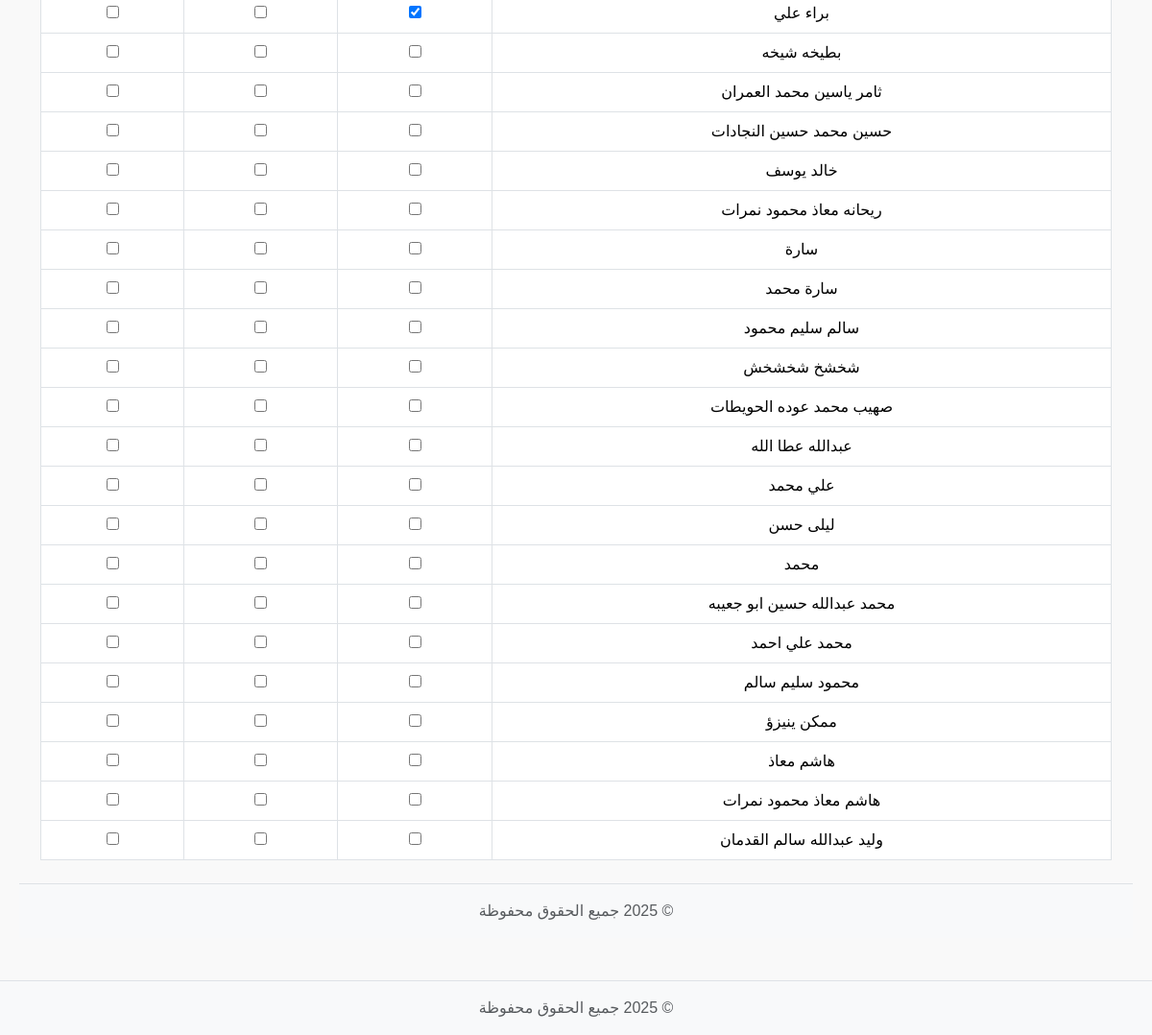
The page / (signed in, lower part) on the database as committed earlier.
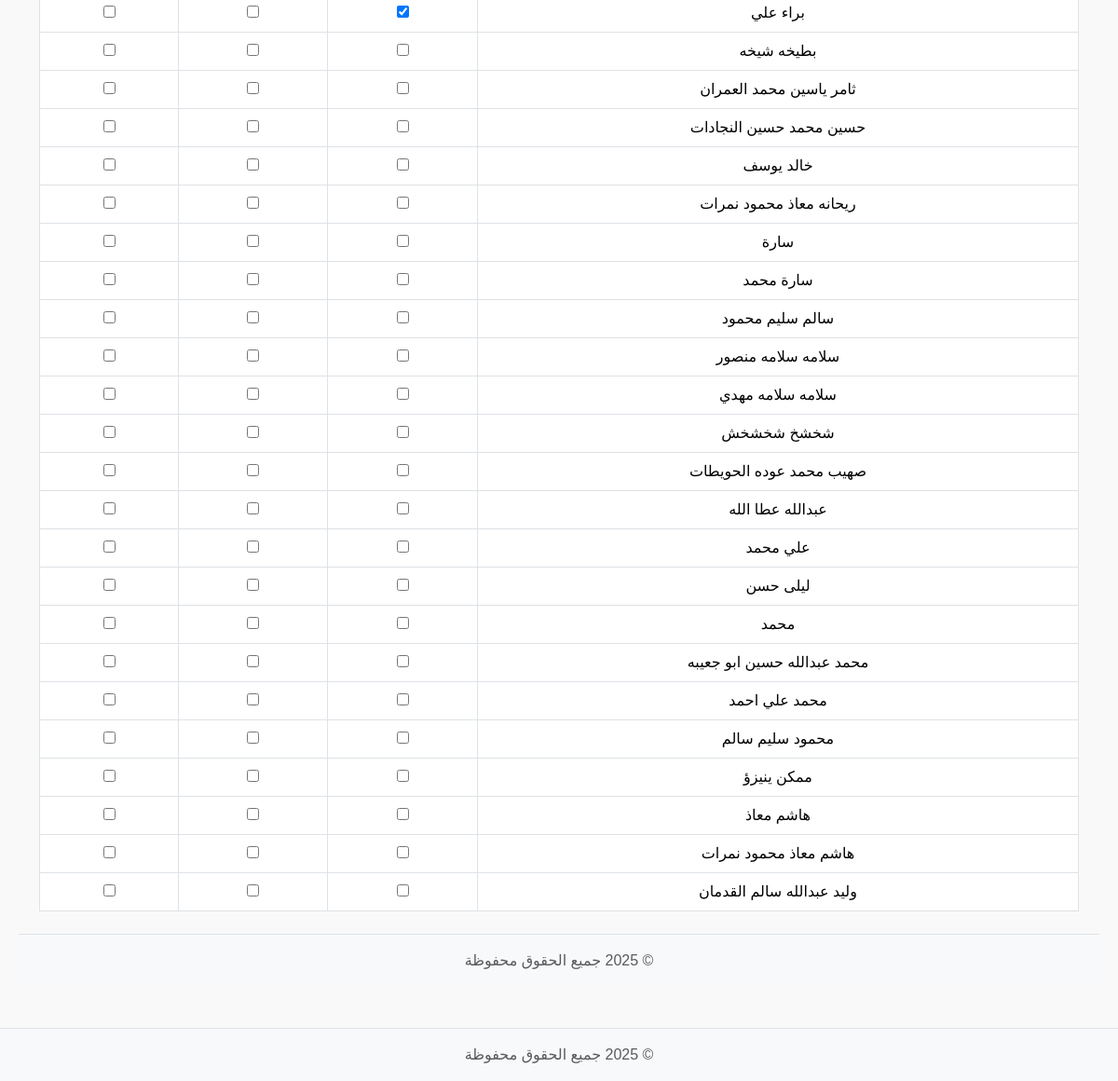
The same page on the database as committed later.
### tables this page shows
CREATE TABLE attendance (
    id INTEGER PRIMARY KEY AUTOINCREMENT,
    student_id INTEGER NOT NULL,
    date TEXT NOT NULL,
    status TEXT NOT NULL,  -- 'present', 'late', 'absent'
    FOREIGN KEY(student_id) REFERENCES students(id)
);

CREATE TABLE students (
    id INTEGER PRIMARY KEY AUTOINCREMENT,
    student_name TEXT NOT NULL,
    username TEXT,
    password TEXT
, class_name TEXT, section TEXT);

### attendance.py (the view)
@login_required
def dashboard():
    conn = get_db_connection()
    today = date.today().isoformat()
    students = conn.execute('''
        SELECT s.id, s.student_name, s.class_name, s.section, a.status
        FROM students s
        LEFT JOIN attendance a
        ON s.id = a.student_id AND a.date = ?
        ORDER BY s.student_name
    ''', (today,)).fetchall()
    classes = sorted(set([row["class_name"] for row in students if row["class_name"]]))
    sections = sorted(set([row["section"] for row in students if row["section"]]))
    conn.close()
    return render_template(
        'dashboard.html',
        students=students,
        today=today,
        classes=classes,
        sections=sections
    )

### auth.py (called while the page is built)
def login_required(f):
    @wraps(f)
    def decorated_function(*args, **kwargs):
        if 'user' not in session:
            return redirect(url_for('login'))
        return f(*args, **kwargs)
    return decorated_function

### db.py (called while the page is built)
def get_db_connection():
    conn = sqlite3.connect(DB_PATH)
    conn.row_factory = sqlite3.Row
    return conn

### templates/dashboard.html (shortened to what this page needs)
{% include 'partials/header.html' %}
<main>
    {% include 'partials/dashboard_table.html' %}
</main>
{% include 'partials/footer.html' %}

### templates/partials/dashboard_table.html (shortened to what this page needs)
{% include 'partials/header.html' %}
<div class="container mt-4">
    <table class="table table-bordered text-center" id="attendanceTable">
        <tbody>
            {% for student in students|sort(attribute='student_name') %}
            <tr data-class="{{ student.class_name }}" data-section="{{ student.section }}">
                <td>{{ student.student_name }}</td>
                <td>
                    <input type="checkbox" class="attendance-checkbox"
                           data-student-id="{{ student.id }}"
                           data-status="present"
                           {% if student.status == 'present' %}checked{% endif %}>
                </td>
                <td>
                    <input type="checkbox" class="attendance-checkbox"
                           data-student-id="{{ student.id }}"
                           data-status="late"
                           {% if student.status == 'late' %}checked{% endif %}>
                </td>
                <td>
                    <input type="checkbox" class="attendance-checkbox"
                           data-student-id="{{ student.id }}"
                           data-status="absent"
                           {% if student.status == 'absent' %}checked{% endif %}>
                </td>
            </tr>
            {% endfor %}
        </tbody>
    </table>
</div>
{% include 'partials/footer.html' %}

Rows that differ between the two databases and show on the page:
added students: student_name "سلامه سلامه منصور"
added students: student_name "سلامه سلامه مهدي"
